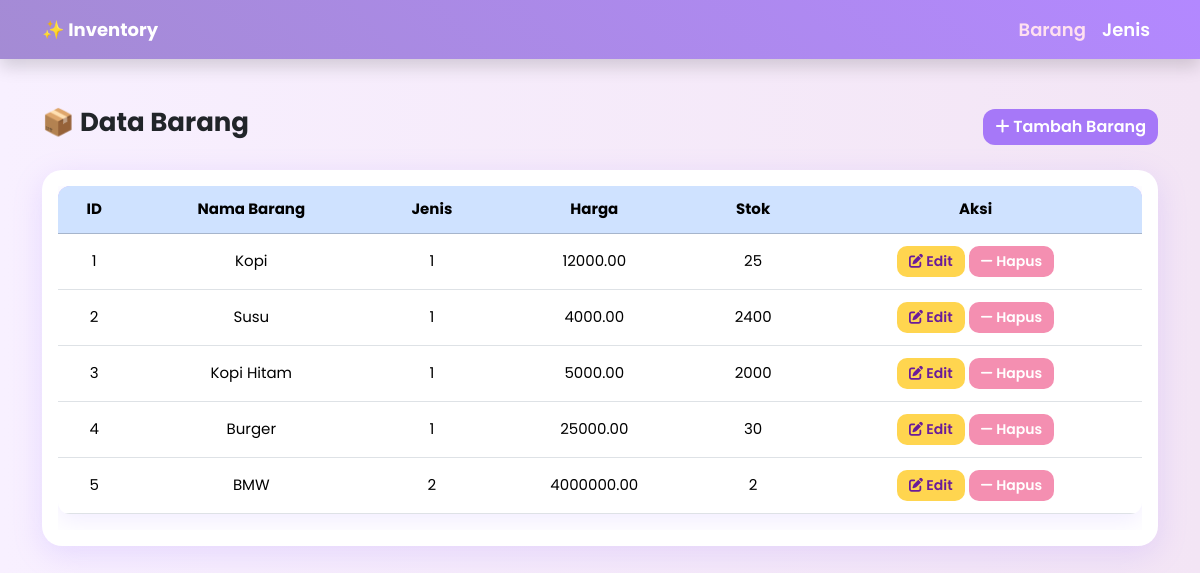
/view/barang/index.php, run on the app's committed database.
### tables this page shows
CREATE TABLE `barang` (
  `id_barang` int NOT NULL,
  `nama_barang` varchar(100) NOT NULL,
  `id_jenis` int DEFAULT NULL,
  `harga` decimal(10,2) DEFAULT NULL,
  `stok` int DEFAULT NULL
);

### view/barang/index.php (the view, shortened to what this page needs)
<!DOCTYPE html>
<html lang="en">
<head>
  <link href="https://cdn.jsdelivr.net/npm/bootstrap@5.3.3/dist/css/bootstrap.min.css" rel="stylesheet">
  <link rel="stylesheet" href="https://cdnjs.cloudflare.com/ajax/libs/font-awesome/6.5.0/css/all.min.css">
</head>
<body>
<nav class="navbar navbar-expand-lg navbar-dark navbar-custom shadow">
  <div class="container">
    <a class="navbar-brand fw-bold" href="#">✨ Inventory</a>
    <div class="collapse navbar-collapse" id="navbarNav">
      <ul class="navbar-nav ms-auto fw-semibold">
        <li class="nav-item">
          <a class="nav-link active" href="#">Barang</a>
        </li>
        <li class="nav-item">
          <a class="nav-link" href="../jenis/index.php">Jenis</a>
        </li>
      </ul>
    </div>
  </div>
</nav>
<div class="container my-5">
  <div class="d-flex justify-content-between align-items-center mb-4">
    <h2 class="fw-bold text-dark">📦 Data Barang</h2>
    <a href="view_tambah.php" class="btn btn-purple"><i class="fa-solid fa-plus"></i> Tambah Barang</a>
  </div>
  <div class="card card-custom p-3">
    <div class="table-responsive">
      <table class="table table-hover align-middle">
        <thead class="table-primary text-center">
          <tr>
            <th>ID</th>
            <th>Nama Barang</th>
            <th>Jenis</th>
            <th>Harga</th>
            <th>Stok</th>
            <th>Aksi</th>
          </tr>
        </thead>
        <tbody class="text-center">
        <?php
                include "../../config/koneksi.php";
                $query = mysqli_query($conn, "SELECT * FROM barang");
                if (mysqli_num_rows($query) > 0) {
                    while ($result = mysqli_fetch_assoc($query)) {
                        ?>
                        <tr>
                            <td><?php echo $result['id_barang']; ?></td>
                            <td><?php echo $result['nama_barang']; ?></td>
                            <td><?php echo $result['id_jenis']; ?></td>
                            <td><?php echo $result['harga']; ?></td>
                            <td><?php echo $result['stok']; ?></td>
                            <td>
                                <a href="view_edit.php?id=<?php echo $result['id_barang']; ?>" class="btn btn-warning btn-sm"><i class="fa-solid fa-pen-to-square"></i> Edit</a>
                                <a href="proses_hapus.php?id=<?php echo $result['id_barang']; ?>" onclick="return confirm('Yakin?')"
                                 class="btn btn-danger btn-sm"><i class="fa-solid fa-minus"></i> Hapus</a>
                            </td>
                        </tr>
                        <?php
                    }
                } else {
                    echo "<tr><td colspan='7' class='text-center'>Data siswa tidak ditemukan</td></tr>";
                }
                ?>
        </tbody>
      </table>
    </div>
  </div>
</div>
</body>
</html>

### view/barang/index.php (style rules this page uses)
body { background: linear-gradient(to right, #f8f0ff, #f3e5f5); font-family: 'Poppins', sans-serif; font-size: 16px; color: #4a148c; }
.navbar-custom { background: linear-gradient(45deg, #a48bd4, #b388ff); box-shadow: 0 2px 10px rgba(0, 0, 0, 0.1); }
.navbar-brand, .nav-link { color: white !important; font-weight: 600; font-size: 18px; }
.nav-link.active { color: #ffe0f0 !important; }
.card-custom { background-color: #ffffff; border-radius: 20px; box-shadow: 0 8px 30px rgba(162, 125, 255, 0.2); border: none; }
h2 { color: #6a1b9a; font-weight: 700; font-size: 26px; }
.btn-purple { background-color: #a678f8; color: white; font-weight: 600; border-radius: 12px; border: none; transition: 0.3s ease; }
.btn-warning { background-color: #ffd54f; color: #4a148c; border-radius: 10px; border: none; }
.btn-danger { background-color: #e57373; color: white; border-radius: 10px; border: none; }
.btn-sm { font-size: 14px; padding: 5px 12px; }
.table { border-radius: 12px; overflow: hidden; box-shadow: 0 6px 24px rgba(162, 125, 255, 0.15); background-color: white; }
.table thead { background-color: #d1b3ff; color: #4a148c; font-weight: 700; font-size: 16px; }
.table tbody tr { transition: all 0.2s ease; }
.table td, .table th { vertical-align: middle; font-size: 15px; padding: 12px; }
.btn-warning.btn-sm { background-color: #ffd54f; color: #6a1b9a; font-weight: 600; border-radius: 10px; }
.btn-danger.btn-sm { background-color: #f48fb1; color: white; font-weight: 600; border-radius: 10px; }

### data on the page
barang: id_barang "1", nama_barang "Kopi", id_jenis "1", harga "12000.00", stok "25"
barang: id_barang "2", nama_barang "Susu", id_jenis "1", harga "4000.00", stok "2400"
barang: id_barang "3", nama_barang "Kopi Hitam", id_jenis "1", harga "5000.00", stok "2000"
barang: id_barang "4", nama_barang "Burger", id_jenis "1", harga "25000.00", stok "30"
barang: id_barang "5", nama_barang "BMW", id_jenis "2", harga "4000000.00", stok "2"
